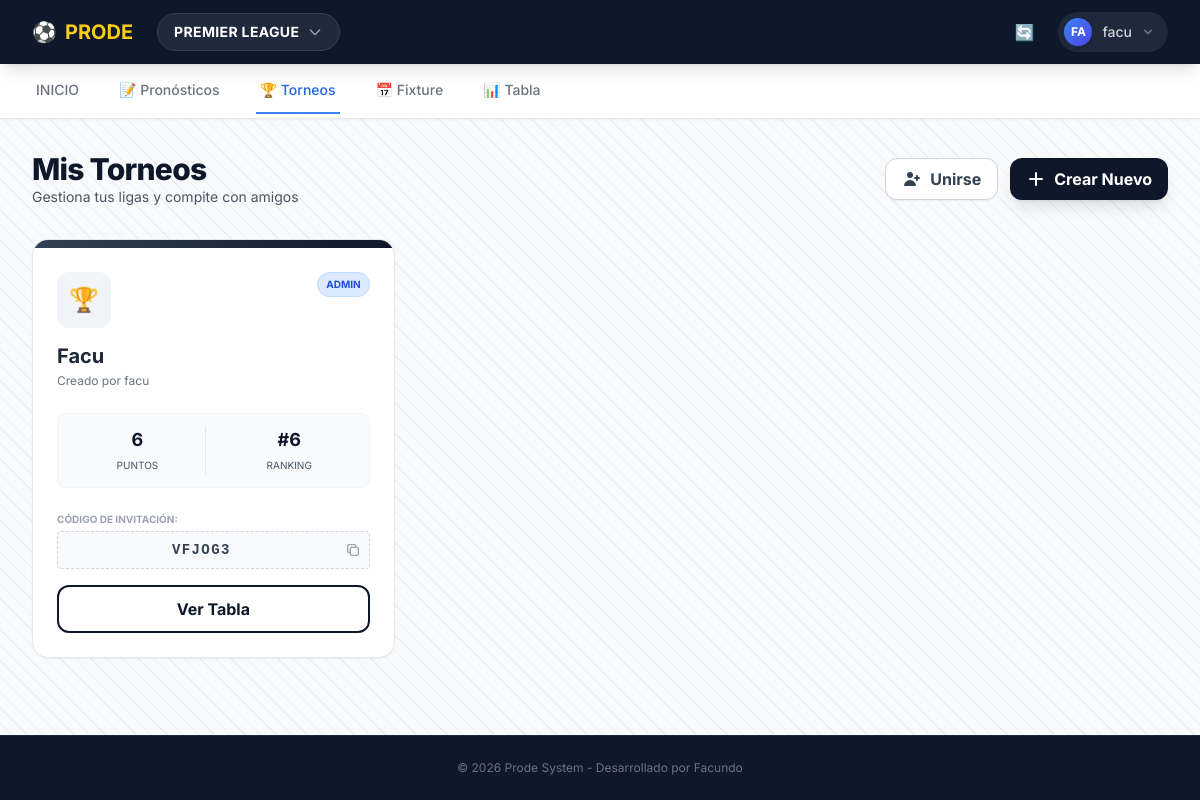
/mis-torneos/ (signed in), run on an earlier commit of the app's database.
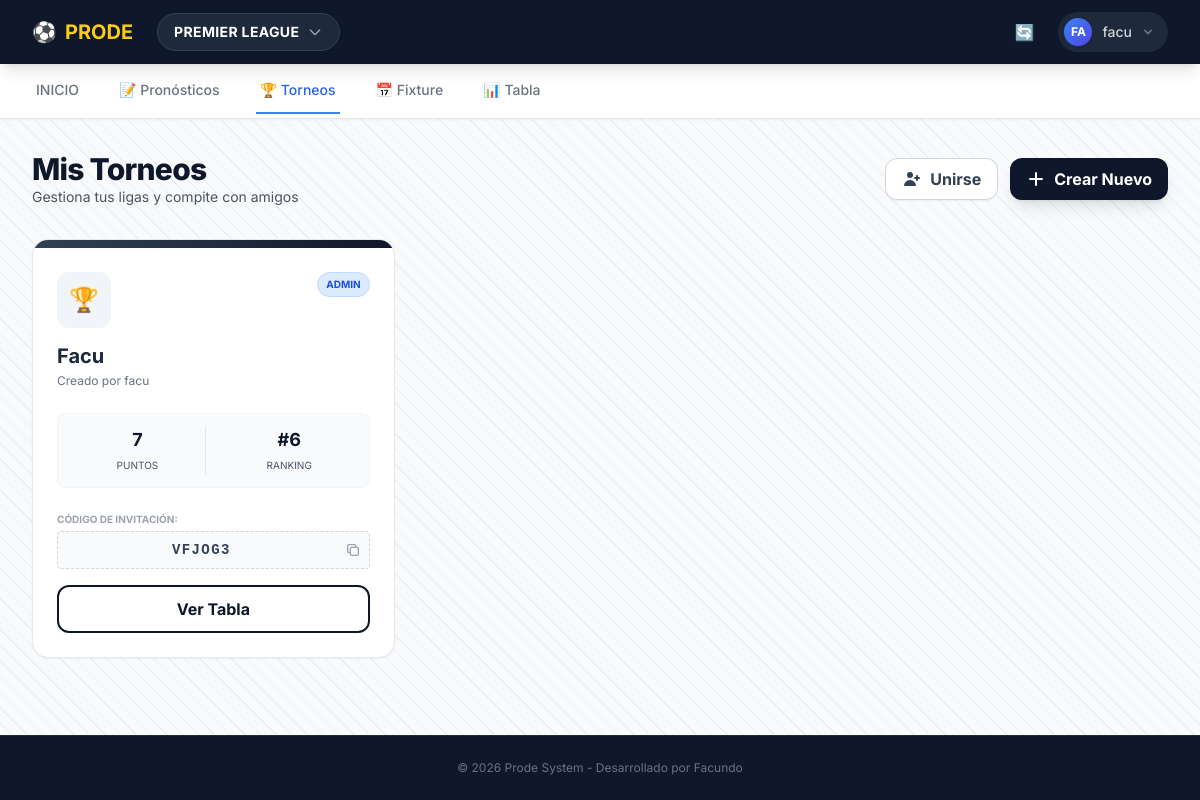
And on a later commit of the database.
### core/models.py (models this page shows, shortened)
class Competition(models.Model):
    name = models.CharField(max_length=100, verbose_name="Nombre Liga/Copa") # Ej: Premier League
    slug = models.SlugField(unique=True, verbose_name="Identificador URL") # Ej: premier-league
    api_id = models.IntegerField(unique=True, verbose_name="ID en API Football") # Ej: 2021
    TYPE_CHOICES = [
        ('LEAGUE', 'Liga'),
        ('CUP', 'Copa'),
    ]
    type = models.CharField(max_length=10, choices=TYPE_CHOICES, default='LEAGUE')

class TournamentMember(models.Model):
    STATUS_CHOICES = [
        ('PENDING', 'Pendiente de Aprobación'),
        ('ACCEPTED', 'Aceptado / Jugando'),
        ('REJECTED', 'Rechazado'),
    ]
    tournament = models.ForeignKey(Tournament, on_delete=models.CASCADE)
    user = models.ForeignKey(User, on_delete=models.CASCADE)
    status = models.CharField(max_length=10, choices=STATUS_CHOICES, default='PENDING')
    joined_at = models.DateTimeField(auto_now_add=True)
    points = models.IntegerField(default=0)
    class Meta:
        unique_together = ('tournament', 'user')
        verbose_name = "Miembro de Torneo"
        verbose_name_plural = "Miembros de Torneo"

class Tournament(models.Model):
    name = models.CharField(max_length=100, verbose_name="Nombre del Torneo")
    code = models.CharField(max_length=6, unique=True, verbose_name="Código de Invitación")
    creator = models.ForeignKey(User, on_delete=models.CASCADE, related_name="created_tournaments")
    image = models.URLField(blank=True, null=True, verbose_name="Imagen (URL)")
    created_at = models.DateTimeField(auto_now_add=True)
    competition = models.ForeignKey(Competition, on_delete=models.CASCADE, verbose_name="Liga/Copa Base")
    start_round = models.CharField(max_length=50, null=True, blank=True, verbose_name="Desde la Ronda")
    end_round = models.CharField(max_length=50, null=True, blank=True, verbose_name="Hasta la Ronda")
    members = models.ManyToManyField(User, through='TournamentMember', related_name="tournaments")

### core/views.py (the view)
# urls.py: path('mis-torneos/', mis_torneos, name='mis_torneos'),
@login_required
def mis_torneos(request):
    comp_id = request.session.get('competencia_id')
    if not comp_id:
        primera = Competition.objects.first()
        if primera:
            comp_id = primera.id
            request.session['competencia_id'] = comp_id
    competencia_activa = None
    if comp_id:
        competencia_activa = get_object_or_404(Competition, id=comp_id)
    mis_torneos_list = TournamentMember.objects.filter(
        user=request.user,
        status='ACCEPTED',
        tournament__competition=competencia_activa # <--- ¡MANTENEMOS EL FILTRO!
    ).select_related('tournament').order_by('-joined_at')
    pendientes_list = TournamentMember.objects.filter(
        user=request.user,
        status='PENDING',
        tournament__competition=competencia_activa # <--- ¡MANTENEMOS EL FILTRO!
    ).select_related('tournament').order_by('-joined_at')
    return render(request, 'core/mis_torneos.html', {
        'mis_torneos': mis_torneos_list,
        'pendientes': pendientes_list,
        'competencia_activa': competencia_activa
    })

### core/context_processors.py (called while the page is built)
def selector_competencias(request):
    todas_comps = Competition.objects.all()
    comp_id = request.session.get('competencia_id')
    competencia_activa = None
    if comp_id:
        competencia_activa = Competition.objects.filter(id=comp_id).first()
    if not competencia_activa and todas_comps.exists():
        competencia_activa = todas_comps.first()
        request.session['competencia_id'] = competencia_activa.id
    return {
        'lista_competencias': todas_comps,
        'competencia_activa': competencia_activa
    }

### core/templates/core/mis_torneos.html (shortened to what this page needs)
{% extends 'core/base.html' %}
{% block content %}
    <div class="flex flex-col md:flex-row justify-between items-center mb-8 gap-4">
        <div class="text-center md:text-left">
            <h1 class="text-3xl font-extrabold text-slate-900 tracking-tight">Mis Torneos</h1>
            <p class="text-gray-600 text-sm">Gestiona tus ligas y compite con amigos</p>
        </div>
        <div class="flex gap-3">
            <a href="{% url 'unirse_por_codigo' %}" class="flex items-center gap-2 bg-white border border-gray-300 text-slate-700 hover:bg-gray-50 font-bold py-2 px-4 rounded-xl shadow-sm transition">
                <svg xmlns="http://www.w3.org/2000/svg" class="h-5 w-5" viewBox="0 0 20 20" fill="currentColor">
                    <path d="M8 9a3 3 0 100-6 3 3 0 000 6zM8 11a6 6 0 016 6H2a6 6 0 016-6zM16 7a1 1 0 10-2 0v1h-1a1 1 0 100 2h1v1a1 1 0 102 0v-1h1a1 1 0 100-2h-1V7z" />
                </svg>
                Unirse
            </a>
            <a href="{% url 'crear_torneo' %}" class="flex items-center gap-2 bg-slate-900 hover:bg-slate-800 text-white font-bold py-2 px-4 rounded-xl shadow-lg transition transform hover:-translate-y-0.5">
                <svg xmlns="http://www.w3.org/2000/svg" class="h-5 w-5" viewBox="0 0 20 20" fill="currentColor">
                    <path fill-rule="evenodd" d="M10 3a1 1 0 011 1v5h5a1 1 0 110 2h-5v5a1 1 0 11-2 0v-5H4a1 1 0 110-2h5V4a1 1 0 011-1z" clip-rule="evenodd" />
                </svg>
                Crear Nuevo
            </a>
        </div>
    </div>
    {% if mis_torneos %}
        <div class="grid grid-cols-1 md:grid-cols-2 lg:grid-cols-3 gap-6">
            {% for item in mis_torneos %}
            <div class="group bg-white rounded-2xl shadow-sm border border-gray-200 hover:shadow-md transition duration-300 flex flex-col overflow-hidden relative">
                <div class="h-2 w-full bg-gradient-to-r from-slate-700 to-slate-900 group-hover:from-blue-600 group-hover:to-blue-800 transition-all"></div>
                <div class="p-6 flex-grow flex flex-col">
                    <div class="flex items-start justify-between mb-4">
                        <div class="bg-slate-100 p-3 rounded-xl">
                            {% if item.tournament.image %}
                                <img src="{{ item.tournament.image }}" class="w-8 h-8 object-cover rounded-full">
                            {% else %}
                                <span class="text-2xl">🏆</span>
                            {% endif %}
                        </div>
                        {% if item.tournament.creator == request.user %}
                            <span class="bg-blue-100 text-blue-700 text-[10px] font-bold px-2 py-1 rounded-full border border-blue-200">ADMIN</span>
                        {% else %}
                            <span class="bg-gray-100 text-gray-600 text-[10px] font-bold px-2 py-1 rounded-full border border-gray-200">JUGADOR</span>
                        {% endif %}
                    </div>
                    <h2 class="text-xl font-bold text-slate-800 mb-1 leading-tight">{{ item.tournament.name }}</h2>
                    <p class="text-xs text-gray-500 mb-6">Creado por {{ item.tournament.creator.username }}</p>
                    <div class="flex items-center gap-4 mb-6 text-sm text-gray-600 bg-slate-50 p-3 rounded-lg border border-slate-100">
                        <div class="flex-1 text-center border-r border-gray-200">
                            <span class="block font-bold text-slate-900 text-lg">{{ item.points }}</span>
                            <span class="text-[10px] uppercase">Puntos</span>
                        </div>
                        <div class="flex-1 text-center">
                            <span class="block font-bold text-slate-900 text-lg">#{{ item.id }}</span> <span class="text-[10px] uppercase">Ranking</span>
                        </div>
                    </div>
                    {% if item.tournament.creator == request.user %}
                    <div class="mt-auto mb-4">
                        <p class="text-[10px] text-gray-400 font-bold uppercase mb-1">Código de invitación:</p>
                        <div class="flex items-center gap-2 bg-gray-50 border border-dashed border-gray-300 rounded p-2 cursor-pointer hover:bg-gray-100 transition" onclick="navigator.clipboard.writeText('{{ item.tournament.code }}'); alert('Código copiado: {{ item.tournament.code }}')">
                            <code class="text-sm font-mono font-bold text-slate-700 flex-grow text-center tracking-widest">{{ item.tournament.code }}</code>
                            <svg class="w-4 h-4 text-gray-400" fill="none" stroke="currentColor" viewBox="0 0 24 24"><path stroke-linecap="round" stroke-linejoin="round" stroke-width="2" d="M8 16H6a2 2 0 01-2-2V6a2 2 0 012-2h8a2 2 0 012 2v2m-6 12h8a2 2 0 002-2v-8a2 2 0 00-2-2h-8a2 2 0 00-2 2v8a2 2 0 002 2z"></path></svg>
                        </div>
                    </div>
                    {% else %}
                    <div class="mt-auto"></div>
                    {% endif %}
                    <a href="{% url 'detalle_torneo' item.tournament.id %}" class="block w-full text-center bg-white border-2 border-slate-900 text-slate-900 hover:bg-slate-900 hover:text-white font-bold py-2.5 rounded-xl transition-colors duration-200">
                        Ver Tabla
                    </a>
                </div>
            </div>
            {% endfor %}
        </div>
    {% endif %}
{% endblock %}

### core/templates/core/base.html (shortened to what this page needs)
<!DOCTYPE html>
<html lang="es">
<head>
    <script src="https://cdn.tailwindcss.com"></script>
</head>
<body class="flex flex-col min-h-screen">
    <nav class="bg-slate-900 text-white shadow-lg z-50 relative">
        <div class="max-w-7xl mx-auto px-4 sm:px-6 lg:px-8">
            <div class="flex justify-between h-16">
                <div class="flex items-center space-x-6">
                    <a href="{% url 'home' %}" class="flex items-center space-x-2 text-xl font-bold text-yellow-400 hover:text-yellow-300 transition">
                        <span>⚽</span>
                        <span class="hidden md:inline">PRODE</span>
                    </a>
                    {% if request.resolver_match.url_name != 'home' %}
    <div x-data="{ open: false }" class="relative">
        <button @click="open = !open" @click.outside="open = false" class="flex items-center space-x-2 bg-slate-800 hover:bg-slate-700 px-4 py-2 rounded-full transition border border-slate-700">
            {% if competencia_activa %}
                <span class="font-bold text-sm uppercase tracking-wide">{{ competencia_activa.name }}</span>
            {% else %}
                <span class="font-bold text-sm text-red-400">Seleccionar Liga</span>
            {% endif %}
            <svg class="w-4 h-4 text-gray-400" fill="none" stroke="currentColor" viewBox="0 0 24 24"><path stroke-linecap="round" stroke-linejoin="round" stroke-width="2" d="M19 9l-7 7-7-7"></path></svg>
        </button>
                    </div>
                {% endif %} </div>
                <div class="flex items-center space-x-4">
                    {% if user.is_staff %}
                        <a href="{% url 'actualizar_web' %}" class="text-gray-400 hover:text-white p-2 rounded-full hover:bg-slate-800 transition" title="Actualizar API">
                            🔄
                        </a>
                    {% endif %}
                    {% if user.is_authenticated %}
                        <div x-data="{ userMenu: false }" class="relative ml-3">
                            <div>
                                <button @click="userMenu = !userMenu" @click.outside="userMenu = false"
                                        class="flex items-center gap-2 max-w-xs bg-slate-800 rounded-full focus:outline-none focus:ring-2 focus:ring-offset-2 focus:ring-offset-slate-900 focus:ring-blue-500 p-1 pr-3 hover:bg-slate-700 transition"
                                        id="user-menu-button" aria-expanded="false" aria-haspopup="true">
                                    <div class="h-8 w-8 rounded-full bg-gradient-to-br from-blue-500 to-indigo-600 flex items-center justify-center text-xs font-bold text-white border-2 border-slate-800 shadow-sm">
                                        {{ user.username|slice:":2"|upper }}
                                    </div>
                                    <span class="text-sm font-medium text-gray-300 hidden md:block">{{ user.username }}</span>
                                    <svg class="h-4 w-4 text-gray-500" xmlns="http://www.w3.org/2000/svg" viewBox="0 0 20 20" fill="currentColor">
                                        <path fill-rule="evenodd" d="M5.293 7.293a1 1 0 011.414 0L10 10.586l3.293-3.293a1 1 0 111.414 1.414l-4 4a1 1 0 01-1.414 0l-4-4a1 1 0 010-1.414z" clip-rule="evenodd" />
                                    </svg>
                                </button>
                            </div>
                        </div>
                    {% endif %}
                </div>
            </div>
        </div>
    </nav>
    <div class="bg-white border-b border-gray-200 sticky top-0 z-40 shadow-sm relative group">
        <div class="max-w-7xl mx-auto px-4 sm:px-6 lg:px-8 relative">
            <nav class="flex space-x-5 md:space-x-8 overflow-x-auto no-scrollbar py-1" aria-label="Tabs">
                <a href="{% url 'home' %}"
                   class="whitespace-nowrap py-3 px-1 border-b-2 font-medium text-sm flex items-center gap-2 transition flex-shrink-0
                   {% if request.resolver_match.url_name == 'home' or request.resolver_match.url_name == 'predecir' %}
                       border-blue-500 text-blue-600
                   {% else %}
                       border-transparent text-gray-500 hover:text-gray-700 hover:border-gray-300
                   {% endif %}">
                   INICIO
                </a>
                <a href="{% url 'pronosticos_general' %}"
                    class="whitespace-nowrap py-3 px-1 border-b-2 font-medium text-sm flex items-center gap-2 transition flex-shrink-0
                    {% if 'pronosticos' in request.resolver_match.url_name %}border-blue-500 text-blue-600{% else %}border-transparent text-gray-500 hover:text-gray-700{% endif %}">
                    📝 Pronósticos
                </a>
                <a href="{% url 'mis_torneos' %}"
                   class="whitespace-nowrap py-3 px-1 border-b-2 font-medium text-sm flex items-center gap-2 transition flex-shrink-0
                   {% if 'torneo' in request.resolver_match.url_name %}
                       border-blue-500 text-blue-600
                   {% else %}
                       border-transparent text-gray-500 hover:text-gray-700 hover:border-gray-300
                   {% endif %}">
                   🏆 Torneos </a>
                <a href="{% url 'fixture' %}"
                   class="whitespace-nowrap py-3 px-1 border-b-2 font-medium text-sm flex items-center gap-2 transition flex-shrink-0
                   {% if request.resolver_match.url_name == 'fixture' %}
                       border-blue-500 text-blue-600
                   {% else %}
                       border-transparent text-gray-500 hover:text-gray-700 hover:border-gray-300
                   {% endif %}">
                   📅 Fixture
                </a>
                <a href="{% url 'tabla' %}"
                   class="whitespace-nowrap py-3 px-1 border-b-2 font-medium text-sm flex items-center gap-2 transition flex-shrink-0
                   {% if request.resolver_match.url_name == 'tabla' %}
                       border-blue-500 text-blue-600
                   {% else %}
                       border-transparent text-gray-500 hover:text-gray-700 hover:border-gray-300
                   {% endif %}">
                   📊 {% if competencia_activa.type == 'CUP' %}Grupos{% else %}Tabla{% endif %}
                </a>
            </nav>
        </div>
    </div>
    <main class="flex-grow max-w-7xl w-full mx-auto px-4 sm:px-6 lg:px-8 py-8">
        {% block content %}
        {% endblock %}
    </main>
    <footer class="bg-slate-900 text-gray-500 py-6 mt-auto border-t border-slate-800">
        <div class="max-w-7xl mx-auto px-4 text-center text-xs">
            <p>&copy; 2026 Prode System - Desarrollado por Facundo</p>
        </div>
    </footer>
</body>
</html>

### core/templates/core/base.html (style rules this page uses)
body { font-family: 'Inter', sans-serif; background-color: #f3f4f6; }
.no-scrollbar { -ms-overflow-style: none; scrollbar-width: none; }
body { min-height: 100vh; background-color: #f8fafc; position: relative; }
body::before { content: ""; position: fixed; top: 0; left: 0; width: 100%; height: 100%; z-index: -1; pointer-events: none; background: repeating-linear-gradient(45deg, transparent, transparent 10px, #cbd5e1 10px, #cbd5e1 11px); opacity: 0.3; }

What changed in the data, as far as the page shows it:
changed TournamentMember "Facu": points "6" → "7"
